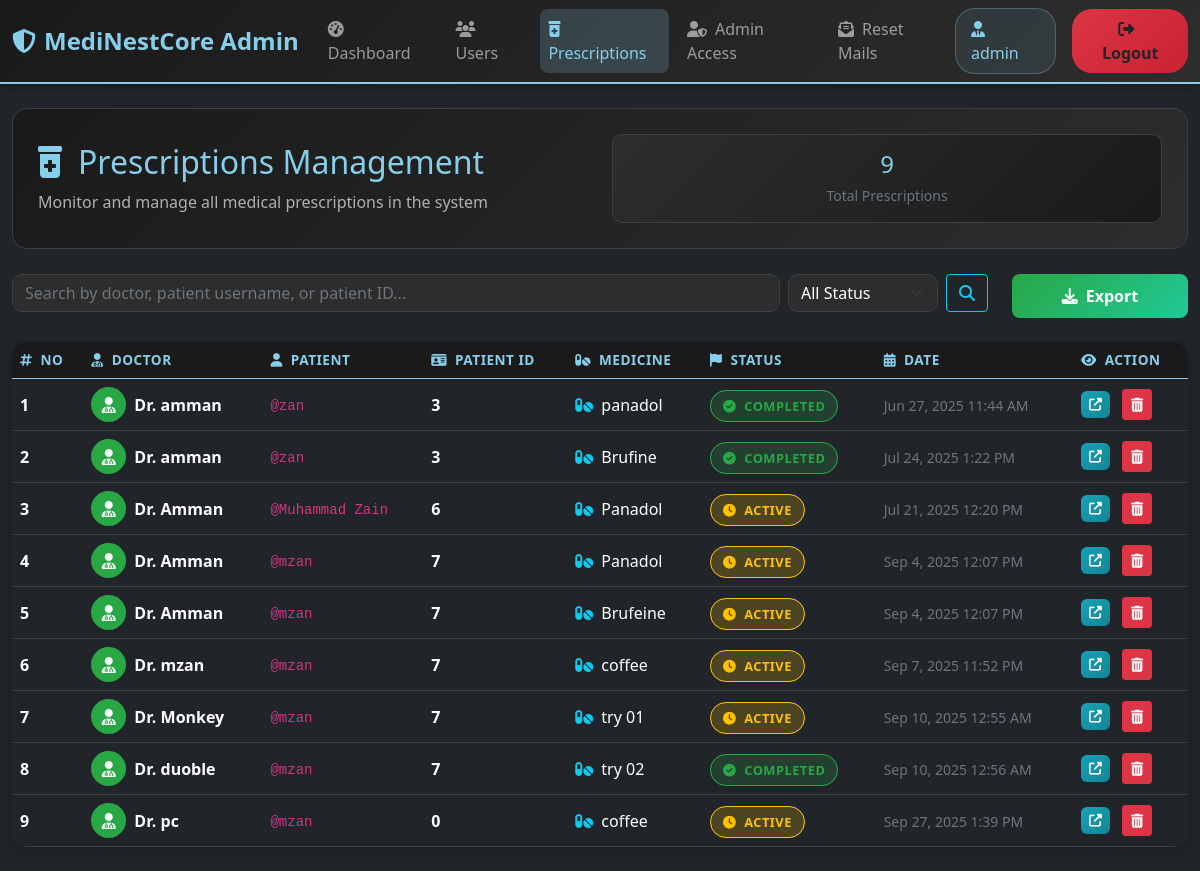
Screenshot of /admin/prescriptions.php (signed in) with the database file from the repository.
### tables this page shows
CREATE TABLE `ind_prescription` (
  `id` int(20) NOT NULL,
  `Doctor_Name` varchar(50) NOT NULL,
  `Pateint_Username` varchar(50) NOT NULL,
  `Pateint_id` int(20) NOT NULL,
  `Medicine_Name` varchar(100) NOT NULL,
  `Dosage` varchar(100) NOT NULL,
  `Frequency` varchar(100) NOT NULL,
  `Duration` varchar(100) NOT NULL,
  `Notes` varchar(1000) NOT NULL,
  `Status` varchar(20) NOT NULL,
  `Family_Status` varchar(10) NOT NULL,
  `Emergency_Status` varchar(10) NOT NULL,
  `Next_visit` date DEFAULT NULL,
  `Doctor_Contact` varchar(11) NOT NULL,
  `Image` varchar(255) NOT NULL,
  `Time` datetime NOT NULL DEFAULT current_timestamp(),
  `Medicine_Name01` varchar(100) DEFAULT NULL,
  `Dosage01` varchar(100) DEFAULT NULL,
  `Frequency01` varchar(100) DEFAULT NULL,
  `Duration01` varchar(100) DEFAULT NULL,
  `Medicine_Name02` varchar(100) DEFAULT NULL,
  `Dosage02` varchar(100) DEFAULT NULL,
  `Frequency02` varchar(100) DEFAULT NULL,
  `Duration02` varchar(100) DEFAULT NULL,
  `Medicine_Name03` varchar(100) DEFAULT NULL,
  `Dosage03` varchar(100) DEFAULT NULL,
  `Frequency03` varchar(100) DEFAULT NULL,
  `Duration03` varchar(100) DEFAULT NULL,
  `Medicine_Name04` varchar(100) DEFAULT NULL,
  `Dosage04` varchar(100) DEFAULT NULL,
  `Frequency04` varchar(100) DEFAULT NULL,
  `Duration04` varchar(100) DEFAULT NULL,
  `Medicine_Name05` varchar(100) DEFAULT NULL,
  `Dosage05` varchar(100) DEFAULT NULL,
  `Frequency05` varchar(100) DEFAULT NULL,
  `Duration05` varchar(100) DEFAULT NULL,
  `Medicine_Name06` varchar(100) DEFAULT NULL,
  `Dosage06` varchar(100) DEFAULT NULL,
  `Frequency06` varchar(100) DEFAULT NULL,
  `Duration06` varchar(100) DEFAULT NULL,
  `Medicine_Name07` varchar(100) DEFAULT NULL,
  `Dosage07` varchar(100) DEFAULT NULL,
  `Frequency07` varchar(100) DEFAULT NULL,
  `Duration07` varchar(100) DEFAULT NULL,
  `Medicine_Name08` varchar(100) DEFAULT NULL,
  `Dosage08` varchar(100) DEFAULT NULL,
  `Frequency08` varchar(100) DEFAULT NULL,
  `Duration08` varchar(100) DEFAULT NULL,
  `Medicine_Name09` varchar(100) DEFAULT NULL,
  `Dosage09` varchar(100) DEFAULT NULL,
  `Frequency09` varchar(100) DEFAULT NULL,
  `Duration09` varchar(100) DEFAULT NULL
);

### admin/prescriptions.php (the view, shortened to what this page needs)
<?php
$search = isset($_GET['search']) ? trim($_GET['search']) : '';
$statusFilter = isset($_GET['status']) ? $_GET['status'] : '';
$searchQuery = '';
$query = "SELECT id, Doctor_Name, Pateint_Username, Pateint_id, Status, Time, Medicine_Name, Notes FROM ind_prescription $searchQuery ORDER BY id ASC LIMIT 200";
$result = mysqli_query($con, $query);
$totalPresc = mysqli_query($con, "SELECT COUNT(*) as c FROM ind_prescription $searchQuery");
$totalCount = $totalPresc ? mysqli_fetch_assoc($totalPresc)['c'] : 0;
include __DIR__ . '/header.php';
?>
<div class="prescriptions-header">
    <div class="row align-items-center">
        <div class="col-md-6">
            <h2 class="mb-2" style="color: #87ceeb;">
                <i class="fas fa-prescription-bottle-alt me-3"></i>Prescriptions Management
            </h2>
            <p class="mb-0" style="color: #b0b0b0;">
                Monitor and manage all medical prescriptions in the system
            </p>
        </div>
        <div class="col-md-6">
            <div class="stats-card">
                <h4 class="mb-1" style="color: #87ceeb;"><?php echo number_format($totalCount); ?></h4>
                <small class="text-muted">Total Prescriptions<?php echo (!empty($search) || !empty($statusFilter)) ? ' (Filtered)' : ''; ?></small>
            </div>
        </div>
    </div>
</div>
<div class="row mb-4">
    <div class="col-md-10">
        <form method="GET" class="d-flex gap-2">
            <input type="text" name="search" class="form-control search-box"
                   placeholder="Search by doctor, patient username, or patient ID..."
                   value="<?php echo htmlspecialchars($search); ?>">
            <select name="status" class="form-select filter-select" style="max-width: 150px;">
                <option value="">All Status</option>
            </select>
            <button type="submit" class="btn btn-outline-info">
                <i class="fas fa-search"></i>
            </button>
        </form>
    </div>
    <div class="col-md-2 text-end">
        <button class="btn export-btn w-100" onclick="exportToCSV()">
            <i class="fas fa-download me-2"></i>Export
        </button>
    </div>
</div>
<div class="prescriptions-table">
    <div class="table-responsive">
        <table class="table table-dark table-hover mb-0" id="prescriptionsTable">
            <thead>
                <tr>
                    <th><i class="fas fa-hashtag me-2"></i>No</th>
                    <th><i class="fas fa-user-md me-2"></i>Doctor</th>
                    <th><i class="fas fa-user me-2"></i>Patient</th>
                    <th><i class="fas fa-id-card me-2"></i>Patient ID</th>
                    <th><i class="fas fa-pills me-2"></i>Medicine</th>
                    <th><i class="fas fa-flag me-2"></i>Status</th>
                    <th><i class="fas fa-calendar me-2"></i>Date</th>
                    <th><i class="fas fa-eye me-2"></i>Action</th>
                </tr>
            </thead>
            <tbody>
                <?php if ($result && mysqli_num_rows($result) > 0): ?>
                    <?php while ($row = mysqli_fetch_assoc($result)) : ?>
                    <tr>
                        <td><strong><?php echo (int)$row['id']; ?></strong></td>
                        <td>
                            <div class="d-flex align-items-center">
                                <div class="avatar-circle me-2" style="width:35px;height:35px;background:#28a745;border-radius:50%;display:flex;align-items:center;justify-content:center;color:white;font-weight:bold;">
                                    <i class="fas fa-user-md"></i>
                                </div>
                                <div>
                                    <strong>Dr. <?php echo htmlspecialchars($row['Doctor_Name']); ?></strong>
                                </div>
                            </div>
                        </td>
                        <td><code>@<?php echo htmlspecialchars($row['Pateint_Username']); ?></code></td>
                        <td><strong><?php echo htmlspecialchars($row['Pateint_id']); ?></strong></td>
                        <td>
                            <div class="text-truncate" style="max-width: 150px;" title="<?php echo htmlspecialchars($row['Medicine_Name']); ?>">
                                <i class="fas fa-pills me-1 text-info"></i>
                                <?php echo htmlspecialchars($row['Medicine_Name']); ?>
                            </div>
                        </td>
                        <td>
                            <span class="status-badge <?php echo $row['Status'] === 'Active' ? 'status-active' : 'status-completed'; ?>">
                                <i class="fas <?php echo $row['Status'] === 'Active' ? 'fa-clock' : 'fa-check-circle'; ?> me-1"></i>
                                <?php echo htmlspecialchars($row['Status']); ?>
                            </span>
                        </td>
                        <td>
                            <small class="text-muted">
                                <?php echo date('M j, Y g:i A', strtotime($row['Time'])); ?>
                            </small>
                        </td>
                        <td>
                            <a href="../ind_Details.php?extend=<?php echo $row['id']; ?>" class="btn view-btn" target="_blank" title="View Full Prescription">
                                <i class="fas fa-external-link-alt"></i>
                            </a>
                            <button class="btn btn-danger btn-sm delete-prescription-btn ms-2"
                                    data-id="<?php echo $row['id']; ?>"
                                    title="Delete Prescription"
                                    onclick="deletePrescription(this)">
                                <i class="fas fa-trash-alt"></i>
                            </button>
                        </td>
                    </tr>
                    <?php endwhile; ?>
                <?php endif; ?>
            </tbody>
        </table>
    </div>
</div>
<?php include __DIR__ . '/footer.php'; ?>

### admin/header.php (shortened to what this page needs)
<!DOCTYPE html>
<html lang="en">
<head>
	<link href="https://cdn.jsdelivr.net/npm/bootstrap@5.0.2/dist/css/bootstrap.min.css" rel="stylesheet" />
	<link rel="stylesheet" href="https://cdnjs.cloudflare.com/ajax/libs/font-awesome/4.7.0/css/font-awesome.min.css" />
</head>
<body class="bg-dark text-light">
	<nav class="navbar navbar-expand-lg navbar-dark admin-navbar">
		<div class="container-fluid">
			<a class="navbar-brand" href="dashboard.php">
				<i class="fas fa-shield-alt me-2"></i>MediNestCore Admin
			</a>
			<div class="collapse navbar-collapse" id="adminNav">
				<ul class="navbar-nav me-auto mb-2 mb-lg-0">
					<li class="nav-item">
						<a class="nav-link <?php echo basename($_SERVER['PHP_SELF']) === 'dashboard.php' ? 'active' : ''; ?>" href="dashboard.php">
							<i class="fas fa-tachometer-alt me-2"></i>Dashboard
						</a>
					</li>
					<li class="nav-item">
						<a class="nav-link <?php echo basename($_SERVER['PHP_SELF']) === 'users.php' ? 'active' : ''; ?>" href="users.php">
							<i class="fas fa-users me-2"></i>Users
						</a>
					</li>
					<li class="nav-item">
						<a class="nav-link <?php echo basename($_SERVER['PHP_SELF']) === 'prescriptions.php' ? 'active' : ''; ?>" href="prescriptions.php">
							<i class="fas fa-prescription-bottle-alt me-2"></i>Prescriptions
						</a>
					</li>
					<?php if (isset($_SESSION['admin_role']) && $_SESSION['admin_role'] === 'admin'): ?>
					<li class="nav-item">
						<a class="nav-link <?php echo basename($_SERVER['PHP_SELF']) === 'admin_users.php' ? 'active' : ''; ?>" href="admin_users.php">
							<i class="fas fa-user-shield me-2"></i>Admin Access
						</a>
					</li>
					<?php endif; ?>
					<li class="nav-item">
						<a class="nav-link <?php echo basename($_SERVER['PHP_SELF']) === 'reset_mails.php' ? 'active' : ''; ?>" href="reset_mails.php">
							<i class="fas fa-envelope-open-text me-2"></i>Reset Mails
						</a>
					</li>
				</ul>
				<div class="d-flex align-items-center">
					<div class="admin-user-info me-3">
						<i class="fas fa-user-tie me-2"></i>
						<?php echo isset($_SESSION['admin_username']) ? htmlspecialchars($_SESSION['admin_username']) : 'Admin'; ?>
					</div>
					<a href="logout.php" class="btn logout-btn">
						<i class="fas fa-sign-out-alt me-2"></i>Logout
					</a>
				</div>
			</div>
		</div>
	</nav>
	<div class="container-fluid py-4">

### admin/footer.php (shortened to what this page needs)
	</div>
</body>
</html>

### admin/header.php (style rules this page uses)
.admin-navbar { background: linear-gradient(135deg, #1a1a1a 0%, #2d2d2d 100%); border-bottom: 2px solid #87ceeb; box-shadow: 0 2px 10px rgba(0,0,0,0.3); }
.navbar-brand { font-weight: 700; font-size: 1.5rem; color: #87ceeb !important; }
.nav-link { font-weight: 500; transition: all 0.3s ease; border-radius: 8px; margin: 0 5px; }
.nav-link.active { background-color: rgba(135, 206, 235, 0.2); color: #87ceeb !important; }
.admin-user-info { background: rgba(135, 206, 235, 0.1); border: 1px solid rgba(135, 206, 235, 0.3); border-radius: 20px; padding: 8px 15px; color: #87ceeb; font-weight: 500; }
.logout-btn { background: linear-gradient(135deg, #dc3545 0%, #c82333 100%); border: none; border-radius: 20px; padding: 8px 20px; font-weight: 600; transition: all 0.3s ease; }

### admin/prescriptions.php (style rules this page uses)
.prescriptions-header { background: linear-gradient(135deg, #1a1a1a 0%, #2d2d2d 100%); border-radius: 15px; padding: 25px; margin-bottom: 25px; border: 1px solid #404040; }
.search-box, .filter-select { background-color: #2d2d2d; border: 1px solid #404040; border-radius: 10px; color: #ffffff; }
.filter-select option { background-color: #2d2d2d; color: #ffffff; }
.prescriptions-table { background-color: #2d2d2d; border-radius: 15px; overflow: hidden; box-shadow: 0 5px 15px rgba(0,0,0,0.2); }
.table-dark th { background-color: #1a1a1a; border-color: #404040; color: #87ceeb; font-weight: 600; text-transform: uppercase; font-size: 0.85rem; letter-spacing: 0.5px; }
.table-dark td { border-color: #404040; vertical-align: middle; }
.status-badge { padding: 6px 12px; border-radius: 20px; font-size: 0.8rem; font-weight: 600; text-transform: uppercase; letter-spacing: 0.5px; }
.status-active { background-color: rgba(255, 193, 7, 0.2); color: #ffc107; border: 1px solid #ffc107; }
.status-completed { background-color: rgba(40, 167, 69, 0.2); color: #28a745; border: 1px solid #28a745; }
.stats-card { background: linear-gradient(135deg, #2d2d2d 0%, #1a1a1a 100%); border: 1px solid #404040; border-radius: 10px; padding: 15px; text-align: center; }
.export-btn { background: linear-gradient(135deg, #28a745 0%, #20c997 100%); border: none; border-radius: 8px; color: white; font-weight: 600; padding: 10px 20px; transition: all 0.3s ease; }
.view-btn { background: linear-gradient(135deg, #17a2b8 0%, #138496 100%); border: none; border-radius: 6px; color: white; font-size: 0.8rem; padding: 4px 8px; transition: all 0.3s ease; }

### rows the page displays
ind_prescription: id "1", Doctor_Name "amman", Pateint_Username "zan", Pateint "3", Medicine_Name "panadol", Status "COMPLETED", Time "Jun 27, 2025 11:44 AM"
ind_prescription: id "2", Doctor_Name "amman", Pateint_Username "zan", Pateint "3", Medicine_Name "Brufine", Status "COMPLETED", Time "Jul 24, 2025 1:22 PM"
ind_prescription: id "3", Doctor_Name "Amman", Pateint_Username "Muhammad Zain", Pateint "6", Medicine_Name "Panadol", Status "ACTIVE", Time "Jul 21, 2025 12:20 PM"
ind_prescription: id "4", Doctor_Name "Amman", Pateint_Username "mzan", Pateint "7", Medicine_Name "Panadol", Status "ACTIVE", Time "Sep 4, 2025 12:07 PM"
ind_prescription: id "5", Doctor_Name "Amman", Pateint_Username "mzan", Pateint "7", Medicine_Name "Brufeine", Status "ACTIVE", Time "Sep 4, 2025 12:07 PM"
ind_prescription: id "6", Doctor_Name "mzan", Pateint_Username "mzan", Pateint "7", Medicine_Name "coffee", Status "ACTIVE", Time "Sep 7, 2025 11:52 PM"
ind_prescription: id "7", Doctor_Name "Monkey", Pateint_Username "mzan", Pateint "7", Medicine_Name "try 01", Status "ACTIVE", Time "Sep 10, 2025 12:55 AM"
ind_prescription: id "8", Doctor_Name "duoble", Pateint_Username "mzan", Pateint "7", Medicine_Name "try 02", Status "COMPLETED", Time "Sep 10, 2025 12:56 AM"
ind_prescription: id "9", Doctor_Name "pc", Pateint_Username "mzan", Pateint "0", Medicine_Name "coffee", Status "ACTIVE", Time "Sep 27, 2025 1:39 PM"

### other values shown
$_SESSION['admin_username'] "admin"
$totalCount "9"
